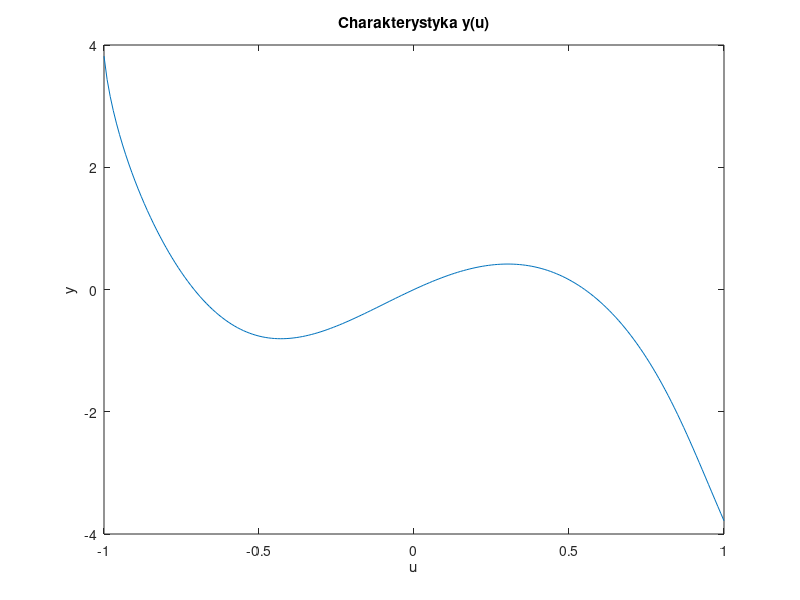

Reproduce this figure in MATLAB.
format long;
clear all;
close all;

dynamic_data_training = load('danedynucz50.txt');
u_training = dynamic_data_training(:, 1);
y_training = dynamic_data_training(:, 2);
k = linspace(1, 2000, 2000);
dynamic_data_validation = load('danedynwer50.txt');
u_validation = dynamic_data_validation(:, 1);
y_validation = dynamic_data_validation(:, 2);

k_start = 10;
k_used = k(1, k_start:end)';
length_k = length(k) - k_start + 1;

M_o1_d4 = horzcat( ...
    u_training(k_start-1:end-1), u_training(k_start-1:end-1).^2, u_training(k_start-1:end-1).^3, u_training(k_start-1:end-1).^4, ...
    y_training(k_start-1:end-1), y_training(k_start-1:end-1).^2, y_training(k_start-1:end-1).^3, y_training(k_start-1:end-1).^4);

w_o1_d4 = M_o1_d4\y_training(k_start:end);

ff = @(u, y) w_o1_d4(1)*u + w_o1_d4(2)*u^2 + w_o1_d4(3)*u^3 + w_o1_d4(4)*u^4 + ...
    w_o1_d4(5)*y + w_o1_d4(6)*y^2 + w_o1_d4(7)*y^3 + w_o1_d4(8)*y^4;

uu = linspace(-1, 1, 201)';
yy = zeros(201, 1);
for i = 1:201
    y_temp = zeros(400,1);
    for j = 2:2000
        y_temp(j) = ff(uu(i), y_temp(j-1));
    end
    yy(i) = y_temp(2000);
end

plot(uu, yy);
title('Charakterystyka y(u)');
xlabel('u')
ylabel('y')